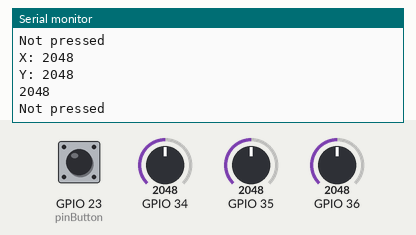
Recording of a program running on a simulated ESP32. Parts: the last lines printed to the serial monitor. The inputs (shaded band) are chosen by the test bench; at power-on: GPIO 23 (pinButton) HIGH, GPIO 34 = 2048, GPIO 35 = 2048, GPIO 36 = 2048. WiFi joins after 1.5 s; servers stay silent unless stated.

Above: at 1.8 s.
1.9 s: GPIO 23 (pinButton) pulled LOW for 0.4 s
At 2.8 s:
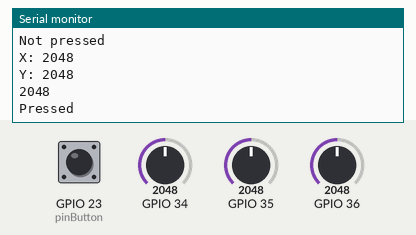
3.8 s: GPIO 34 set to 1460
At 4.6 s:
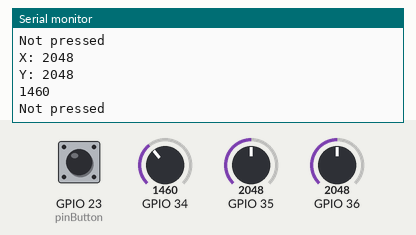
5.3 s: GPIO 35 set to 1460
At 6.6 s:
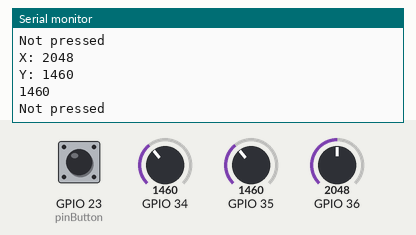
6.8 s: GPIO 36 set to 1460
8.3 s: GPIO 34 set to 1540
At 9.6 s:
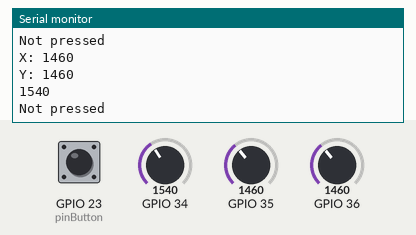
9.8 s: GPIO 35 set to 1540
At 10.7 s:
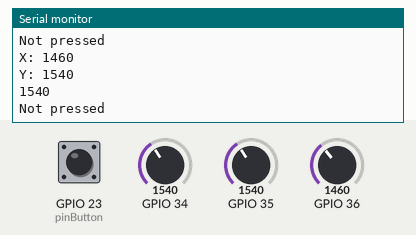
Timing chart, 0 to 12.3 s (numbered marks = the images above; inputs shaded):
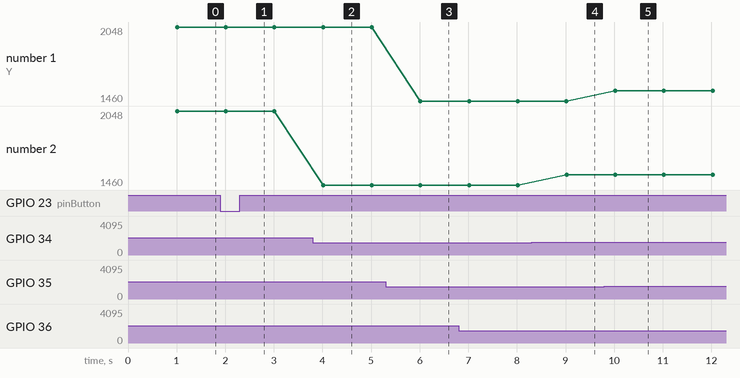

Measured:
- after the input at 1.9 s, the serial monitor: prints a new line after 0.11 s (image 1)
- after the input at 3.8 s, the serial monitor: prints a new line after 0.21 s (image 2)
- after the input at 5.3 s, the serial monitor: prints a new line after 0.72 s (image 3)
- after the input at 8.3 s, the serial monitor: prints a new line after 0.72 s (image 4)
- after the input at 9.8 s, the serial monitor: prints a new line after 0.22 s (image 5)
- plotted number 2: 2048 → 1460 after the input at 3.8 s, 1460 → 1540 after the input at 8.3 s

The program:

main.cpp
```cpp
#include <Arduino.h>
#include <Button.h>
#include <Potentiometer.h>
#include <Joystick.h>

//giving information about the wifi
const char * ssid = "ZAQK";
const char * password = "199zia66";

//setting pins for different sensors
int pinButton = 23;
Button button(pinButton);
Potentiometer potentiometer (34);
Joystick joystick (36, 35);


void setup() {
  Serial.begin(9600);
  WiFi.mode(WIFI_STA);
  WiFi.begin(ssid,password);
  potentiometer.setSensitivity(100);
}

void loop() {
  button.notPressed();
  delay(1000);
  joystick.movement();
  potentiometer.changePixelColour();
}
```

Button.h
```cpp
#include <Arduino.h>
#include "Connector.h"

class Button {
    int buttonPin;
         Connector connect;

    public:

    Button(int buttonPin){
        this->buttonPin = buttonPin;
        pinMode(buttonPin, INPUT_PULLUP);
    }

  void notPressed (){
        if(digitalRead(buttonPin)){
                Serial.println("Not pressed");
        }else{
            Serial.println("Pressed");
            connect.broadcast("init 9 9");
        }
    }
};
```

Connector.h
```cpp
#ifndef CONNECTOR_H
#define CONNECTOR_H
#include "Arduino.h"
#include "WiFi.h"
#include "AsyncUDP.h"

class Connector{
    public: const char * ssid = "ZAQK";
    public: const char * password = "199zia66";
    AsyncUDP udp;
    int port = 7000;

    Connector (){
        WiFi.mode(WIFI_STA);
        WiFi.begin(ssid,password);
    }

    void broadcast(String message){
        udp.broadcastTo(message.c_str(), port);
    }
};

#endif
```

Joystick.h
```cpp
#include <Arduino.h>
#include "Connector.h"

class Joystick{
    public: int pinX;
    public: int pinY;
    public: int currentX;
    public: int currentY;
    Connector connect;

    Joystick (int pinX, int pinY){
        this->pinX = pinX;
        this->pinY = pinY;
        pinMode(pinX, INPUT);
        pinMode(pinY, INPUT);

    }

    void movement(){

    connect.broadcast("speed 8");
    currentX = analogRead(pinX);
    currentY = analogRead(pinY);

    Serial.print("X: ");
    Serial.println(analogRead(pinX));
    Serial.print("Y: ");
    Serial.println(analogRead(pinY));


    if (currentX>1500 && currentX <1900 && currentY > 1500 && currentY <1900){
connect.broadcast ("stop");
}
    else if(currentX > 1900){
      connect.broadcast("moveright");
    }else if(currentX < 1500){
      connect.broadcast("moveleft");
    }
    if(currentY > 1900){
      connect.broadcast("moveup");
    } else if(currentY < 1500){
      connect.broadcast("movedown");
    }
  }
};
```

Potentiometer.h
```cpp
#include <Arduino.h>
#include "Connector.h"

class Potentiometer{
   public: int pinNumber;
   public: int lastRead;
   public: int currentRead;
   public: int sensitivity;
   String color ="";

    Connector connect;

    public:
    Potentiometer(int pinNumber){
        this->pinNumber = pinNumber;
            pinMode(pinNumber, INPUT);
            this->lastRead = this->readPotentiometer();
    }

    int readPotentiometer()
        {
            return analogRead(pinNumber);
        }

        void setSensitivity(int sensitivity)
        {
            this->sensitivity = sensitivity;
        }
        bool changed()
        {
            return abs(lastRead-analogRead(pinNumber)) > sensitivity;
        }

    void changePixelColour(){
        if (this->changed()){
            currentRead = readPotentiometer();
            Serial.println(analogRead(pinNumber));

            if (currentRead <= 1356){
                connect.broadcast("color 255 0 0");
            }
            else if (currentRead > 1356 && currentRead >= 2712){
                connect.broadcast("color 0 255 0");
            }
            else{
                connect.broadcast("color 0 0 255");
            }
        }
    }
};
```
